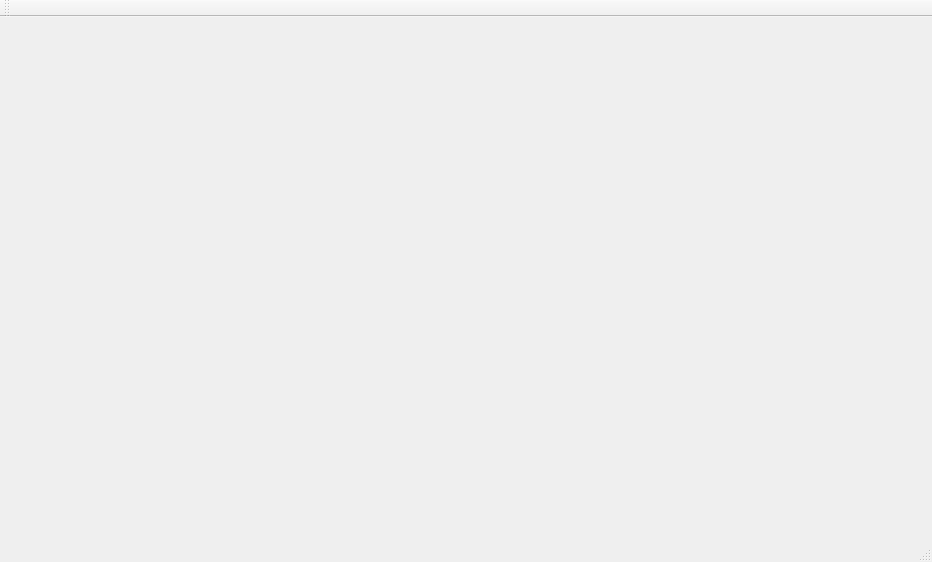
<?xml version="1.0" encoding="UTF-8"?>
<ui version="4.0">
 <class>MainWindow</class>
 <widget class="QMainWindow" name="MainWindow">
  <property name="geometry">
   <rect>
    <x>0</x>
    <y>0</y>
    <width>932</width>
    <height>562</height>
   </rect>
  </property>
  <property name="windowTitle">
   <string>MainWindow</string>
  </property>
  <widget class="QWidget" name="centralWidget">
   <widget class="QWidget" name="irrRenderWidget0" native="true">
    <property name="geometry">
     <rect>
      <x>0</x>
      <y>0</y>
      <width>241</width>
      <height>281</height>
     </rect>
    </property>
   </widget>
  </widget>
  <widget class="QMenuBar" name="menuBar">
   <property name="geometry">
    <rect>
     <x>0</x>
     <y>0</y>
     <width>932</width>
     <height>24</height>
    </rect>
   </property>
  </widget>
  <widget class="QToolBar" name="mainToolBar">
   <attribute name="toolBarArea">
    <enum>TopToolBarArea</enum>
   </attribute>
   <attribute name="toolBarBreak">
    <bool>false</bool>
   </attribute>
  </widget>
  <widget class="QStatusBar" name="statusBar"/>
 </widget>
 <layoutdefault spacing="6" margin="11"/>
 <resources/>
 <connections/>
</ui>
